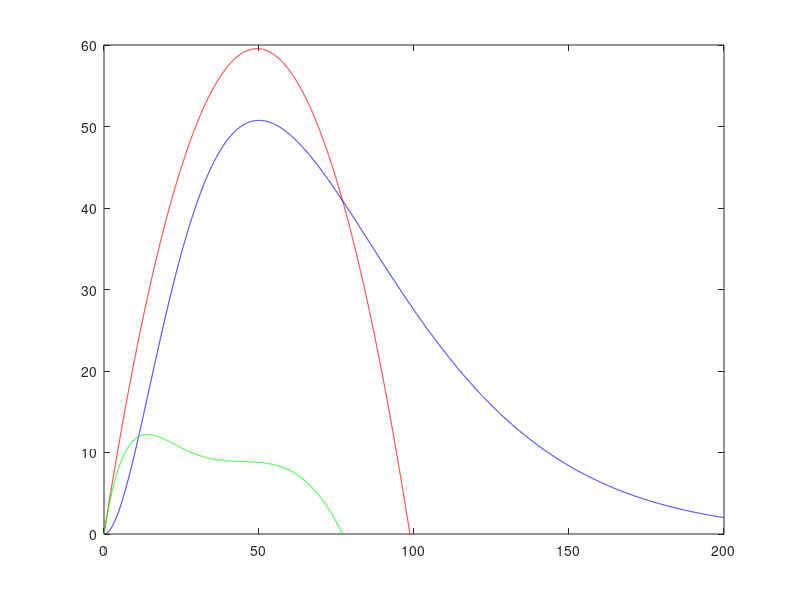

The MATLAB source for this figure:
clear all;
g = 9.81;
a = 0.15;
b = 0.04;

x = [0:1/100:200];
Vo = 37;
A = 67.5;

Vxo = Vo*cosd(A);
Vyo = Vo*sind(A);

Ypar = ((Vyo/Vxo).*x)-((1/2).*g.*(x.^2)/(Vxo.^2));
Yper = a*(x.^2).*exp((-b).*x);
D = Ypar - Yper;
%fun = @(x)((Vyo/Vxo).*x)-((1/2).*g.*(x.^2)/(Vxo.^2)) -
%(a*(x.^2).*exp((-b).*x))

plot(x,Ypar,'r');
hold on;
plot(x,Yper,'b');
hold on;
plot(x,D,'g');
axis([0 200 0 60]);